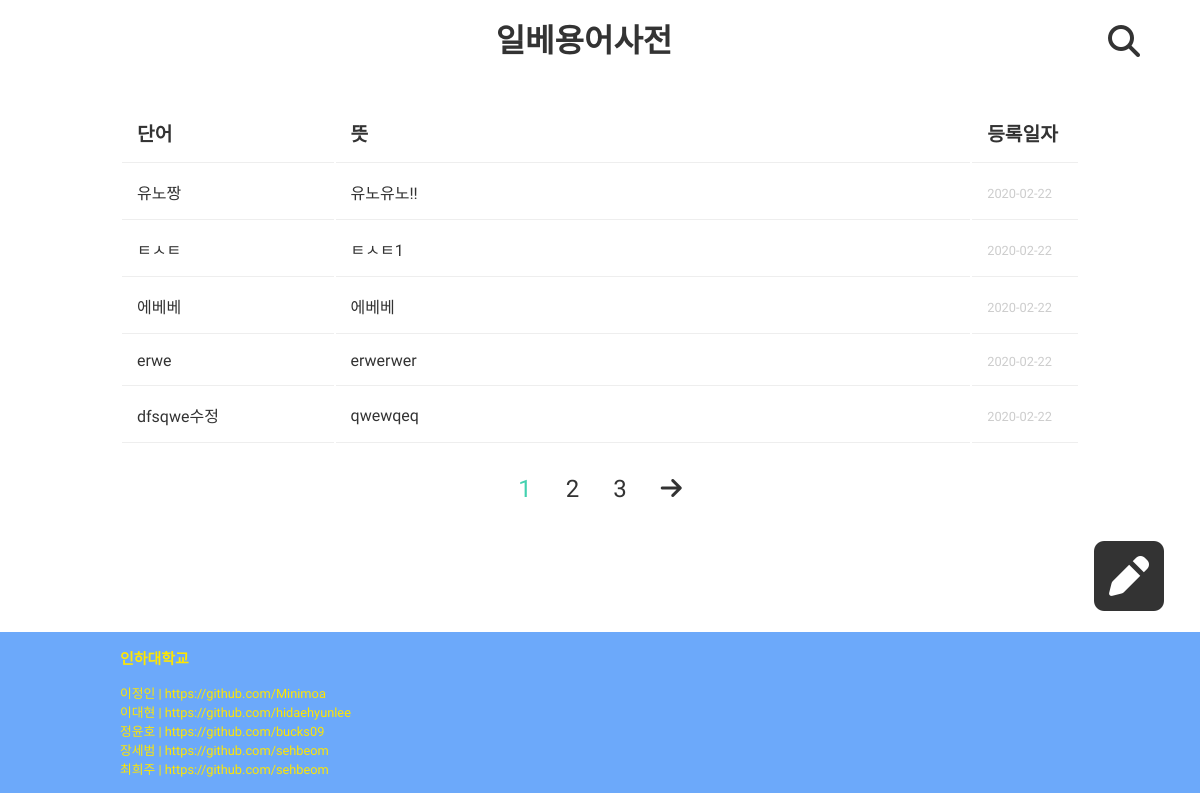
The page / on the database its author committed.
### ms/models.py (models this page shows)
class Word(models.Model):
    title = models.CharField(max_length = 50)
    pub_date = models.DateTimeField(auto_now=True)
    writer = models.CharField(max_length = 50)
    content = models.TextField()
    def __str__(self):
        return self.title
    def summary(self):
        return self.content[:50]

### ms/views.py (the view)
# urls.py: path('',ms.views.home,name="home"),
def home(req):
    words = Word.objects.all().order_by('-id')
    keyword = req.GET.get('search')
    if keyword is not None:
            words = Word.objects.filter(title__contains=keyword)
    paginator = Paginator(words,5)
    page = req.GET.get('page')
    page_posts = paginator.get_page(page)
    print(words)
    return render(req,'index.html',{'page_posts':page_posts,'words':words})

### ms/templates/index.html (shortened to what this page needs)
{% extends 'layout.html' %}
{% block layoutblock %}
<a  href="/word/new/" class="fas fa-pen-square float_btn"></a>
<section id="main">
<article>
    <table>
        <tr>
            <td>단어</td>
            <td>뜻</td>
            <td>등록일자</td>
        </tr>
            {% if page_posts %}
            {% for page_post in page_posts %}
                <tr no="{{page_post.id}}">
                    <td>{{page_post.title}}</td>
                    <td>{{page_post.summary}}</td>
                    <td><i>{{page_post.pub_date | date:"Y-m-d" }}</i></td>
                </tr>
            {% endfor %}
            {% else %}
            <tr>
                <td colspan="3">
                    결과가 없습니다.
                </td>
            </tr>
            {%endif%}
    </table>
    <ul class="paging">
        {%for i in page_posts.paginator.page_range%}
                {% if i == page_posts.number%}
                <li><a href="?page={{i}}" class="active">{{i}}</a></li>
                {%else%}
                <li><a href="?page={{i}}">{{i}}</a></li>
                {%endif%}
        {%endfor%}
        {%if page_posts.has_next%}
        <li><a href="?page={{page_posts.next_page_number}}" class="fas fa-arrow-right"></a></li>
        {%endif%}
    </ul>
</article>
</section>
{% endblock %}

### ms/static/stylesheet.css (style rules this page uses)
* { font-family: 'Song Myung', sans-serif; --basic-br-color:#eeeeee; --basic-txt-color:#333; color:var(--basic-txt-color); padding:0; margin:0; }
a { text-decoration: none; color:var(--basic-txt-color); }
body { width: 100%; height:100%; }
ul { list-style:none; width:100%; display:block; }
section { display:block; width:80%; min-height:500px; margin:auto; margin-top:6%; padding:30px 0px 30px 0px; }
#main article { display:block; width:100%; }
#main table { display: block; width:100%; }
#main td { padding:15px; border-bottom: 1px solid var(--basic-br-color); font-size: 1em; color:var(--basic-txt-color); cursor: pointer; }
#main i { font-size: 0.8em; color: #ccc; font-style: normal; }
#main tr:nth-child(1) td { font-weight: bold; font-size: 1.2em; cursor:unset; }
#main td:nth-child(1) { width:20%; }
#main td:nth-child(2) { width:60%; }
#main td:nth-child(3) { width:10%; }
.float_btn { position: fixed; bottom: 23%; right:3%; display: block; color:var(--basic-txt-color); font-size:5em; z-index: 10001; }
.paging { display: block; width:80%; margin:15px auto; text-align: center; }
.paging li { display: inline-block; font-size: 1.5em; padding:15px; }
.active { color:#43D1AF; }

### rows shown on the page
Word: title "유노짱", summary "유노유노!!", pub_date "2020-02-22"
Word: title "ㅌㅅㅌ", summary "ㅌㅅㅌ1", pub_date "2020-02-22"
Word: title "에베베", summary "에베베", pub_date "2020-02-22"
Word: title "erwe", summary "erwerwer", pub_date "2020-02-22"
Word: title "dfsqwe수정", summary "qwewqeq", pub_date "2020-02-22"

### other values the page prints
{{ i }} "1"
{{ i }} "2" "3"
